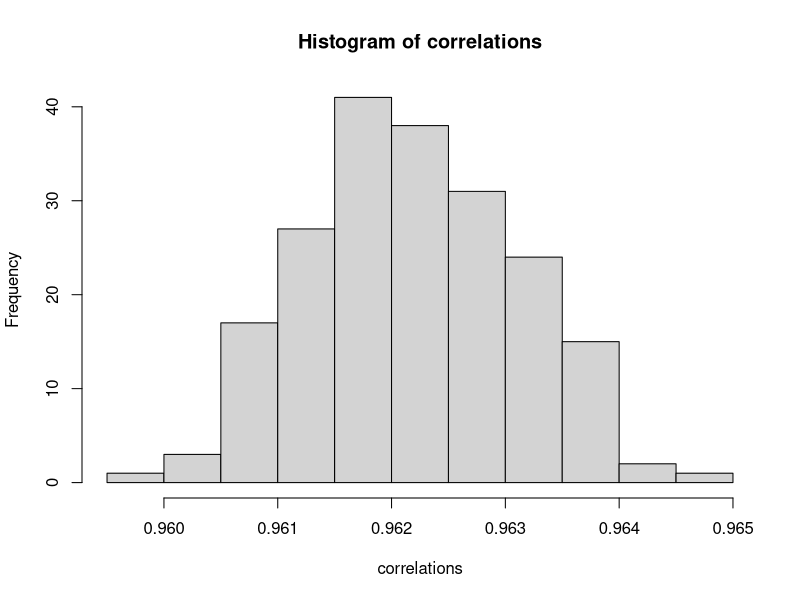

Generate this figure with R:
library(tidyverse)
library(here)
setwd(here())

sv_ratings <- read_csv(here("data","SimVerb-3500-ratings.txt"),
                       show_col_types = F)
colnames(sv_ratings) <- "combined_data"


# 1) pull 5 ratings per pair 
# 2) compute average per pair 
# 3) compute correlation with the original ratings across all pairs 
# 4) repeat 200x 
# 5) compute average and SD of correlation values


get_average <- function(row_n){
  val_set = str_split(row_n, "\t", simplify = T)
  val_set <- val_set[-1]
  val_set <- val_set[-1]
  return(mean(as.numeric(val_set)))
}

get_sampled_average <- function(row_n){
  val_set = str_split(row_n, "\t", simplify = T)
  val_set <- val_set[-1]
  val_set <- val_set[-1]
  sub_sample <- sample(as.numeric(val_set), size = 5)
  return(mean(sub_sample))
}


sv_ratings = sv_ratings |> 
  rowwise() |> 
  mutate(word1 = str_split(combined_data, "\t", simplify = T)[1],
         word2 = str_split(combined_data, "\t", simplify = T)[2],
         avg = get_average(combined_data))

correlations <- c()
for (jj in 1:200) {
  temp_df <- sv_ratings |> 
    rowwise() |> 
    mutate(samp_avg = get_sampled_average(combined_data))
  
  correlations <- append(correlations, cor.test(temp_df$avg, temp_df$samp_avg)$estimate)
  rm(temp_df)
}

correlations |> 
  data.frame() |> 
  summarize(mean = mean(correlations),
            sd = sd(correlations))

hist(correlations)





# 
# 
# sampling_df <- data.frame()
# 
# for (ii in 1:nrow(sv_ratings)){
#   sv_row = sv_ratings[ii,]$combined_data
#   split_row = str_split(sv_row, "\t", simplify = T)
#   split_row
#   word1 <- split_row[1]
#   word2 <- split_row[2]
#   
#   split_row <- split_row[-1]
#   split_row <- split_row[-1]
#   split_row <- as.numeric(split_row)
#   
#   avg_score <- mean(split_row)
#   
#   # word1, word2, pair, avg_score, avg_sampled_score
#   
#   sampled_scores <- c()
#   for (jj in 1:200){
#     sub_sample <- sample(split_row, size = 5)
#     sampled_scores <- append(sampled_scores, mean(sub_sample))
#   }
#   avg_sample_score <- mean(sampled_scores)
#   
#   sampling_df <- sampling_df |> 
#     rbind(data.frame(word1, word2, avg_score, avg_sample_score))
# }
# 
# 
# ggplot(sampling_df, aes(x = avg_score, y = avg_sample_score))+
#   geom_point(shape = 21, fill = "lightblue")+
#   theme_bw()+
#   xlab("Average of full set")+
#   ylab("Average of 5 sample (200 repetitions)")+
#   ggtitle("Comparison between 10+ and 5 ratings")+
#   geom_smooth(method = "lm")+
#   labs(caption = cor.test(sampling_df$avg_score, 
#                           sampling_df$avg_sample_score)$estimate)
# 
# cor.test(sampling_df$avg_score, 
#          sampling_df$avg_sample_score)
